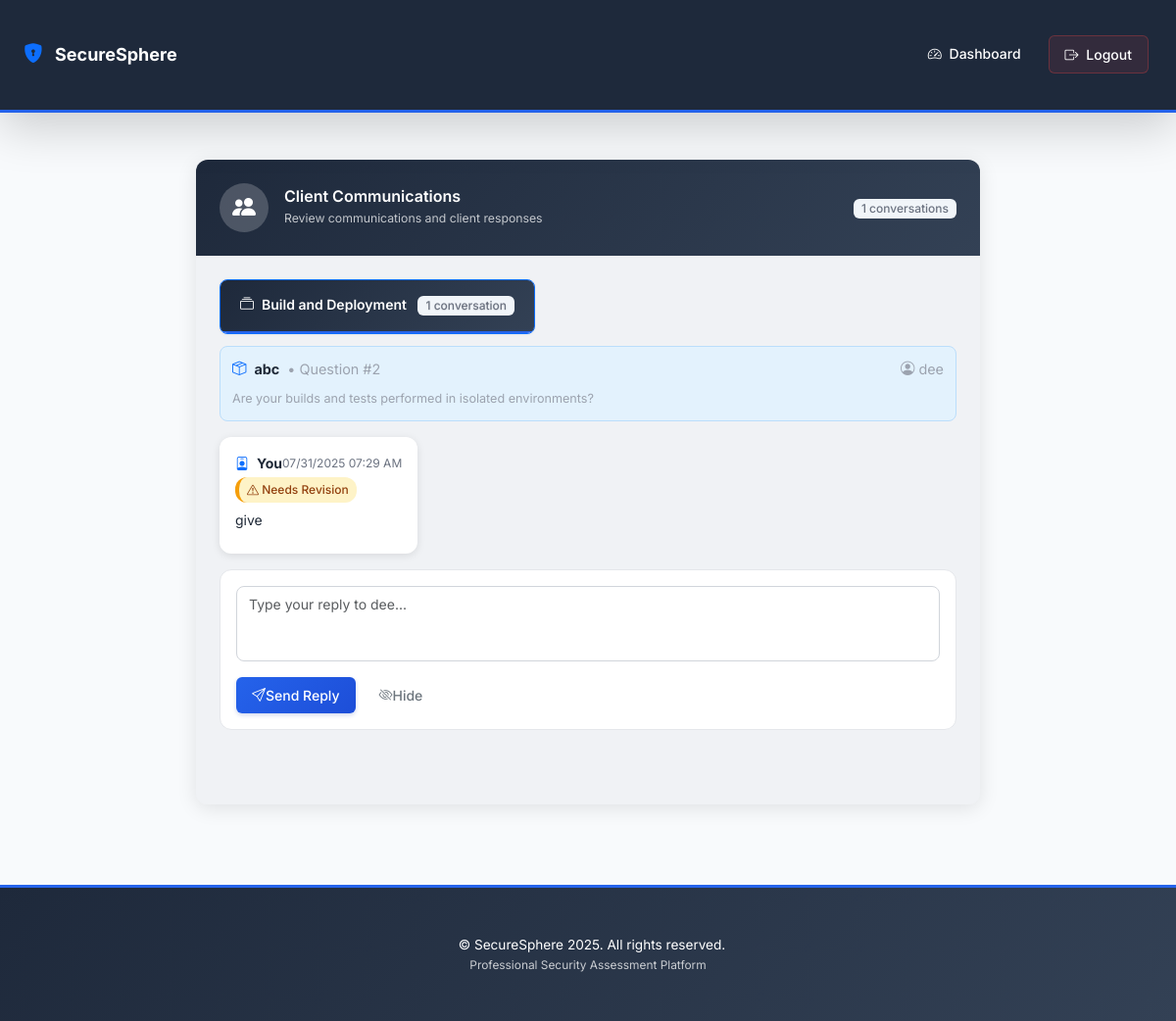
Screenshot of /lead/comments (signed in) with the database file from the repository.
### app.py (models this page shows, shortened)
class LeadComment(db.Model):
    __tablename__ = 'lead_comments'
    id = db.Column(db.Integer, primary_key=True)
    response_id = db.Column(db.Integer, db.ForeignKey('questionnaire_responses.id'))
    lead_id = db.Column(db.Integer, db.ForeignKey('users.id'), nullable=False)
    client_id = db.Column(db.Integer, db.ForeignKey('users.id'), nullable=False)
    product_id = db.Column(db.Integer, db.ForeignKey('products.id'), nullable=False)
    comment = db.Column(db.Text, nullable=False)
    status = db.Column(db.String(20), default='pending')  # pending, approved, needs_revision, rejected, client_reply
    parent_comment_id = db.Column(db.Integer, db.ForeignKey('lead_comments.id'), nullable=True)
    is_read = db.Column(db.Boolean, default=False)
    created_at = db.Column(db.DateTime, default=lambda: datetime.now(timezone.utc))
    updated_at = db.Column(db.DateTime, default=lambda: datetime.now(timezone.utc), onupdate=lambda: datetime.now(timezone.utc))
    parent_comment = db.relationship('LeadComment', remote_side=[id], backref='replies')
    lead = db.relationship('User', foreign_keys=[lead_id], backref='lead_comments_made')
    client = db.relationship('User', foreign_keys=[client_id], backref='lead_comments_received')
    product = db.relationship('Product', backref='lead_comments')
    __table_args__ = (
        db.Index('idx_client_read', 'client_id', 'is_read'),
        db.Index('idx_status', 'status'),
    )

class QuestionnaireResponse(db.Model):
    __tablename__ = 'questionnaire_responses'
    id = db.Column(db.Integer, primary_key=True)
    user_id = db.Column(db.Integer, db.ForeignKey('users.id'), nullable=False)
    product_id = db.Column(db.Integer, db.ForeignKey('products.id'), nullable=False)
    section = db.Column(db.String(100), nullable=False)
    question = db.Column(db.Text, nullable=False)
    question_index = db.Column(db.Integer)  # For ordering
    answer = db.Column(db.String(500))
    client_comment = db.Column(db.Text)
    evidence_path = db.Column(db.String(500))
    score = db.Column(db.Integer, default=0)
    max_score = db.Column(db.Integer, default=0)
    is_reviewed = db.Column(db.Boolean, default=False)
    is_approved = db.Column(db.Boolean, default=False)  # Final approval status for the question
    needs_client_response = db.Column(db.Boolean, default=False)
    created_at = db.Column(db.DateTime, default=lambda: datetime.now(timezone.utc))
    updated_at = db.Column(db.DateTime, default=lambda: datetime.now(timezone.utc), onupdate=lambda: datetime.now(timezone.utc))
    lead_comments = db.relationship('LeadComment', backref='response', lazy=True, cascade='all, delete-orphan')
    __table_args__ = (
        db.Index('idx_user_product', 'user_id', 'product_id'),
        db.Index('idx_section', 'section'),
        db.Index('idx_needs_response', 'needs_client_response'),
    )

class Product(db.Model):
    __tablename__ = 'products'
    id = db.Column(db.Integer, primary_key=True)
    name = db.Column(db.String(200), nullable=False)
    description = db.Column(db.Text)
    product_url = db.Column(db.String(500), nullable=False)
    programming_language = db.Column(db.String(100), nullable=False)
    cloud_platform = db.Column(db.String(100), nullable=False)
    cloud_platform_other = db.Column(db.String(200))
    cicd_platform = db.Column(db.String(100), nullable=False)
    additional_details = db.Column(db.Text)
    owner_id = db.Column(db.Integer, db.ForeignKey('users.id'), nullable=False)
    created_at = db.Column(db.DateTime, default=lambda: datetime.now(timezone.utc))
    updated_at = db.Column(db.DateTime, default=lambda: datetime.now(timezone.utc), onupdate=lambda: datetime.now(timezone.utc))
    is_active = db.Column(db.Boolean, default=True)
    responses = db.relationship('QuestionnaireResponse', backref='product', lazy=True, cascade='all, delete-orphan')
    statuses = db.relationship('ProductStatus', backref='product', lazy=True, cascade='all, delete-orphan')
    scores = db.relationship('ScoreHistory', backref='product', lazy=True, cascade='all, delete-orphan')

class User(db.Model):
    __tablename__ = 'users'
    id = db.Column(db.Integer, primary_key=True)
    username = db.Column(db.String(80), unique=True, nullable=False, index=True)
    email = db.Column(db.String(120), nullable=False, index=True)
    password_hash = db.Column(db.String(200), nullable=False)
    role = db.Column(db.String(20), nullable=False, default='client')  # client, lead, superuser
    organization = db.Column(db.String(200), default='ACCORIAN')
    assigned_client_id = db.Column(db.Integer, db.ForeignKey('users.id'), nullable=True)  # For leads - which client they can review
    first_name = db.Column(db.String(100))
    last_name = db.Column(db.String(100))
    phone = db.Column(db.String(20))
    is_active = db.Column(db.Boolean, default=True)
    first_login = db.Column(db.Boolean, default=True)
    created_at = db.Column(db.DateTime, default=lambda: datetime.now(timezone.utc))
    last_login = db.Column(db.DateTime)
    products = db.relationship('Product', backref='owner', lazy=True, cascade='all, delete-orphan')
    responses = db.relationship('QuestionnaireResponse', backref='user', lazy=True)
    assigned_client = db.relationship('User', remote_side=[id], backref='assigned_leads', foreign_keys=[assigned_client_id])

### app.py (the view)
@app.route('/lead/comments')
@login_required('lead')
def lead_comments():
    current_lead = User.query.get(session['user_id'])
    if not current_lead.assigned_client_id:
        return render_template('lead_comments.html', comments=[], error_message="You have not been assigned to review any client yet. Please contact your administrator.")
    comments = LeadComment.query.options(
        db.joinedload(LeadComment.product),
        db.joinedload(LeadComment.client),
        db.joinedload(LeadComment.response)
    ).filter(
        db.and_(
            LeadComment.client_id == current_lead.assigned_client_id,
            LeadComment.status.in_(['needs_revision', 'rejected', 'pending', 'client_reply']),  # Exclude approved
            db.or_(
                LeadComment.lead_id == session['user_id'],
                db.and_(
                    LeadComment.status == 'client_reply',
                    LeadComment.parent_comment_id.in_(
                        db.session.query(LeadComment.id).filter_by(lead_id=session['user_id'])
                    )
                )
            )
        )
    ).order_by(LeadComment.created_at.desc()).all()
    unread_client_replies = LeadComment.query.filter(
        LeadComment.client_id == current_lead.assigned_client_id,
        LeadComment.status == 'client_reply',
        LeadComment.is_read == False
    ).all()
    for reply in unread_client_replies:
        reply.is_read = True
    if unread_client_replies:
        db.session.commit()
    grouped_comments = {}
    for comment in comments:
        if comment.response and comment.response.section:
            section = comment.response.section
            if section not in grouped_comments:
                grouped_comments[section] = []
            grouped_comments[section].append(comment)
        else:
            if 'General' not in grouped_comments:
                grouped_comments['General'] = []
            grouped_comments['General'].append(comment)
    return render_template('lead_comments.html', comments=comments, grouped_comments=grouped_comments)

### app.py (called while the page is built)
@app.template_filter('question_number')
def question_number_filter(question_text):
    return get_question_number_from_csv(question_text)

def get_question_number_from_csv(question):
    try:
        with open('devweb.csv', encoding='utf-8') as f:
            reader = csv.DictReader(f)
            question_number = 0
            for row in reader:
                q = row['Questions'].strip()
                if q:  # Only count rows that have actual questions
                    question_number += 1
                    if q == question:
                        return question_number
    except FileNotFoundError:
        print("CSV file not found, using default numbering")
    return None

def login_required(role=None):
    def decorator(f):
        @wraps(f)
        def decorated_function(*args, **kwargs):
            if 'user_id' not in session:
                return redirect(url_for('login'))
            if role and session.get('role') != role:
                flash('Access denied!')
                return redirect(url_for('dashboard'))
            return f(*args, **kwargs)
        return decorated_function
    return decorator

### templates/lead_comments.html (shortened to what this page needs)
{% extends "base.html" %}
{% block content %}
<div class="chat-container">
    <div class="chat-header">
        <div class="d-flex align-items-center">
            <div class="chat-avatar">
                <i class="bi bi-people-fill"></i>
            </div>
            <div class="ms-3">
                <h5 class="mb-0">Client Communications</h5>
                <small class="text-light opacity-75">Review communications and client responses</small>
            </div>
        </div>
        <div class="chat-actions">
            <span class="badge bg-light text-dark">{{ comments|length }} conversations</span>
        </div>
    </div>
    <div class="chat-messages" id="chatMessages">
        {% if error_message %}
        <div class="alert alert-warning text-center m-4">
            <i class="bi bi-exclamation-triangle me-2"></i>
            {{ error_message }}
        </div>
        {% elif grouped_comments %}
            {% for section, section_comments in grouped_comments.items() %}
                <div class="dimension-header mb-3">
                    <div class="card border-primary">
                        <div class="card-header bg-primary text-white">
                            <h6 class="mb-0">
                                <i class="bi bi-collection me-2"></i>{{ section }}
                                <span class="badge bg-light text-dark ms-2">{{ section_comments|length }} conversation{{ 's' if section_comments|length != 1 else '' }}</span>
                            </h6>
                        </div>
                    </div>
                </div>
                {% for comment in section_comments %}
                <div class="message-group mb-4">
                    <div class="product-context-card">
                        <div class="d-flex align-items-center mb-2">
                            <i class="bi bi-box-seam text-primary me-2"></i>
                            <strong>{{ comment.product.name }}</strong>
                            {% if comment.response %}
                                {% set question_num = comment.response.question | question_number %}
                                <span class="ms-2 text-muted">• Question #{{ question_num if question_num else loop.index }}</span>
                            {% endif %}
                            <span class="ms-auto text-muted">
                                <i class="bi bi-person-circle me-1"></i>{{ comment.client.username }}
                            </span>
                        </div>
                        {% if comment.response %}
                            <div class="question-preview">
                                <small class="text-muted">{{ comment.response.question[:100] }}{% if comment.response.question|length > 100 %}...{% endif %}</small>
                            </div>
                        {% endif %}
                    </div>
                    {% if comment.status != 'client_reply' and comment.status != 'lead_reply' %}
                    <div class="message lead-message">
                        <div class="message-content">
                            <div class="message-header">
                                <div class="d-flex align-items-center">
                                    <i class="bi bi-person-badge text-primary me-2"></i>
                                    <strong>You</strong>
                                    <span class="message-time ms-auto">{{ comment.created_at.strftime('%m/%d/%Y %I:%M %p') }}</span>
                                </div>
                                <div class="message-status">
                                    <span class="status-badge status-{{ comment.status }}">
                                        {% if comment.status == 'approved' %}
                                            <i class="bi bi-check-circle"></i> Approved
                                        {% elif comment.status == 'needs_revision' %}
                                            <i class="bi bi-exclamation-triangle"></i> Needs Revision
                                        {% elif comment.status == 'rejected' %}
                                            <i class="bi bi-x-circle"></i> Rejected
                                        {% else %}
                                            <i class="bi bi-clock"></i> Pending
                                        {% endif %}
                                    </span>
                                </div>
                            </div>
                            <div class="message-text">
                                {{ comment.comment }}
                            </div>
                        </div>
                    </div>
                    {% endif %}
                    {% set client_replies = comments|selectattr('parent_comment_id', 'equalto', comment.id)|list %}
                    {% if comment.status in ['needs_revision', 'rejected'] or client_replies|selectattr('status', 'equalto', 'client_reply')|list %}
                    <div class="reply-form" id="replyForm{{ comment.id }}">
                        <form method="post" action="{{ url_for('lead_reply_comment', comment_id=comment.id) }}">
                            <div class="message-compose">
                                <div class="compose-input">
                                    <textarea class="form-control" name="reply" rows="3"
                                              placeholder="Type your reply to {{ comment.client.username }}..." required></textarea>
                                </div>
                                <div class="compose-actions mt-3">
                                    <button type="submit" class="btn btn-primary">
                                        <i class="bi bi-send"></i> Send Reply
                                    </button>
                                    <button type="button" class="btn btn-outline-secondary"
                                            onclick="toggleReplyForm({{ comment.id }})">
                                        <i class="bi bi-eye-slash"></i> Hide
                                    </button>
                                </div>
                            </div>
                        </form>
                    </div>
                    {% endif %}
                </div>
                {% endfor %}
            {% endfor %}
        {% endif %}
    </div>
</div>
{% endblock %}

### templates/base.html (style rules this page uses)
h5, .h5 { font-size: 1rem; }
h6, .h6 { font-size: 0.875rem; }
.mb-4 { margin-bottom: 1rem !important; }
.mb-3 { margin-bottom: 0.75rem !important; }
.mb-2 { margin-bottom: 0.5rem !important; }
.btn-primary { box-shadow: 0 2px 4px rgba(30, 64, 175, 0.2); }

### rows the page displays
LeadComment: section "Build and Deployment", section_comments "1", product.name "abc", index "2", client.username "dee", response "Are your builds and tests performed in isolated environments?", created_at "07/31/2025 07:29 AM", status "needs_revision" (drawn), comment "give", reply "Type your reply to dee..."

### other values shown
{{ comments|length }} "1"
{{ config.get('APP_NAME', 'SecureSphere') }} "SecureSphere"
